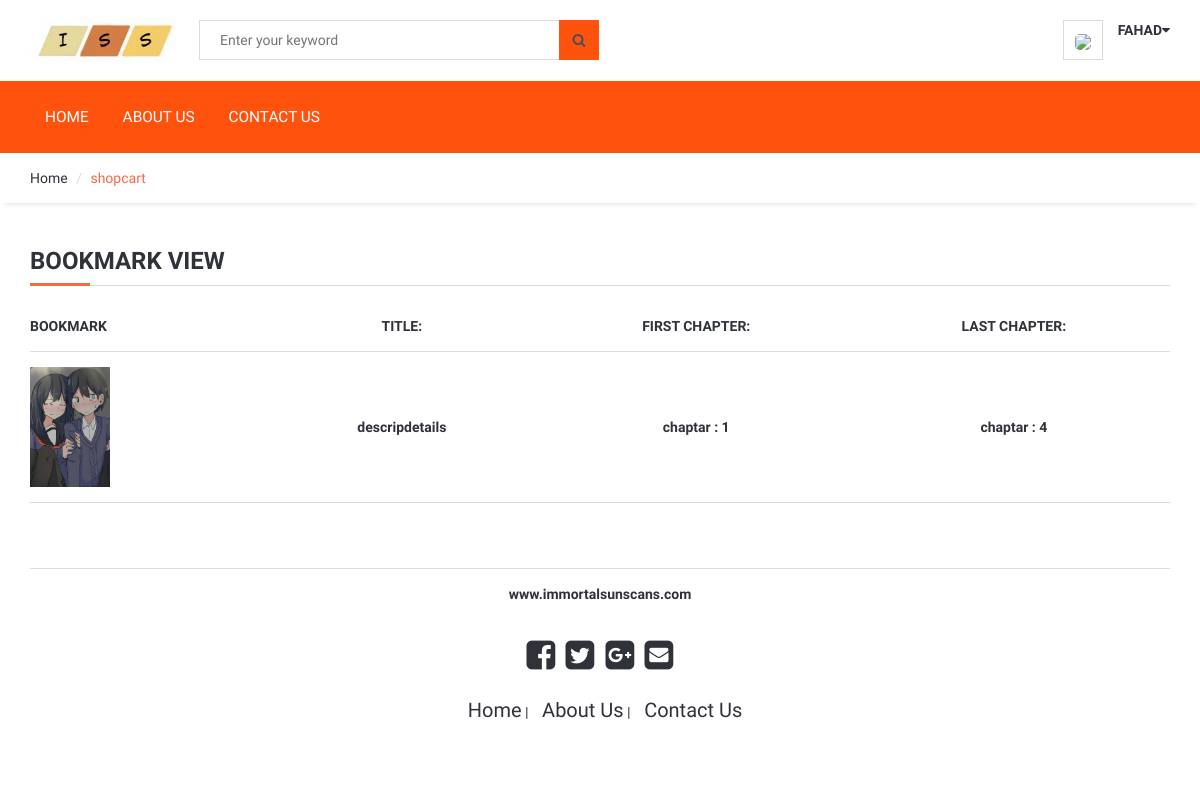
/favourites (signed in), run on the app's committed database.
### product/models.py (models this page shows, shortened)
class Product(models.Model):
    author = models.CharField(max_length=200)
    title = models.CharField(max_length=150)
    alternative = models.CharField(max_length=300)
    genres = models.CharField(max_length=200, blank=True, null=True)
    status = models.CharField(max_length=200, blank=True, null=True)
    image = models.ImageField(upload_to='images/', null=False)
    detail = RichTextUploadingField()
    slug = models.SlugField(null=False, unique=True)
    create_at = models.DateTimeField(auto_now_add=True)
    update_at = models.DateTimeField(auto_now=True)
    favourite = models.ManyToManyField(User, related_name='favourite', blank=True)
    def image_tag(self):
        return mark_safe('<img src="{}" height="50"/>'.format(self.image.url))
    image_tag.short_description = 'Image'

class Chapter(models.Model):
    books = models.ForeignKey(Product, on_delete=models.CASCADE)
    name = models.CharField(max_length=80)
    chapter_number = models.IntegerField(default=0)
    views = models.IntegerField(default=0)

### home/views.py (the view)
# urls.py: path('favourites', views.post_favourite_list, name="post_favourite_list"),
def post_favourite_list(request):
    user = request.user
    favourite_posts = user.favourite.all()
    context = {
        'favourite_posts': favourite_posts,
    }
    return render(request, 'post_favourite_list.html', context)

### home/templates/post_favourite_list.html (shortened to what this page needs)
{% extends 'homebase.html' %}
{% block sidebar %} {% include 'sidebar.html' %} {% endblock %}
{% block body %}
	<div id="breadcrumb">
		<div class="container">
			<ul class="breadcrumb">
				<li><a href="/">Home</a></li>
				<li class="active">shopcart</li>
			</ul>
		</div>
	</div>
	<div class="section">
		<div class="container">
			<div class="row">
				<div class="col-md-12">
						<div class="order-summary clearfix">
							<div class="section-title">
								<h3 class="title">Bookmark view</h3>
							</div>
							<table class="shopping-cart-table table">
								<thead>
									<tr>
										<th>Bookmark</th>
										<th class="text-center">Title:</th>
										<th class="text-center">First Chapter:</th>
										<th class="text-center">Last Chapter:</th>
									</tr>
								</thead>
								<tbody>
								{% for rs in favourite_posts %}
									<tr>
										<td class="thumb"><img src="{{rs.image.url}}" alt=""></td>
                                        <td class="qty text-center"><a href="/product/{{rs.id}}/{{rs.slug}}"><b>{{rs.title}}</b></a></td>
                                        <td class="qty text-center"><a href="/chapter/{{ rs.chapter_number }}"><b>{{rs.chapter_set.first.name}}</b></a></td>
                                        <td class="qty text-center"><strong><b>{{rs.chapter_set.last.name}}</b></strong></td>
									</tr>
						        {% endfor %}
								</tbody>
							</table>
						</div>
					</div>
			</div>
		</div>
	</div>
{% endblock %}

### home/templates/header.html (shortened to what this page needs)
{% load static %}
	<header>
		<div id="header">
			<div class="container">
				<div class="pull-left">
					<div class="header-logo">
						<a class="logo" href="/">
							<img src="{% static './img/logo2.jpg' %}" alt="">
						</a>
					</div>
					<div class="header-search">
						<form action="/search/" method="post">
							<input id="query" name="query" class="input search-input" type="text" placeholder="Enter your keyword">
							<button class="search-btn" style="background:#FF530D;"><i class="fa fa-search"></i></button>
						</form>
					</div>
				</div>
				<div class="pull-right">
					<ul class="header-btns">
						<li class="header-account dropdown default-dropdown">
							{% if user.id is not None  %}
								<div class="dropdown-toggle" role="button" data-toggle="dropdown" aria-expanded="true">
									<div class="header-btns-icon">
										 <img src="{{ request.session.userimage }}" style="height: 40px; border-radius: 30%">
									</div>
									<strong class="text-uppercase">{{user.first_name}}<i class="fa fa-caret-down"></i></strong>
								</div>
							{% else %}
							<a href="/login" class="text-uppercase"><b><img src="{% static './img/login.png' %}" alt="" style="height:20px; margin-right: 7px;;">Login</b></a> <img src="{% static './img/signup.png' %}" alt="" style="height:20px; margin-right: 7px;;"><a href="/signup" class="text-uppercase"><b>Signup</b></a>
							{% endif %}
						</li>
					</ul>
				</div>
			</div>
		</div>
	</header>

### home/static/css/style.css (style rules this page uses)
body { font-family: 'Hind', sans-serif; color: #4A4E5A; overflow-x: hidden; }
h1, h2, h3, h4, h5, h6 { color: #30323A; margin: 0 0 10px; font-weight: 700; }
a { color: #30323A; -webkit-transition: 0.3s color; transition: 0.3s color; }
strong { color: #30323A; }
ul, ol { margin: 0; padding: 0; list-style: none }
.input { width: 100%; height: 40px; padding: 0px 15px; border: none; background-color: transparent; -webkit-box-shadow: 0px 0px 0px 1px #DADADA inset, 0px 0px 0px 5px transparent; box-shadow: 0px 0px 0px 1px #DADADA inset, 0px 0px 0px 5px transparent; -webkit-transition: 0.3s all; transition: 0.3s all; }
.section { padding-top: 30px; padding-bottom: 30px; }
.section-title { position: relative; margin-bottom: 15px; margin-top: 15px; border-bottom: 1px solid #DADADA; }
.section-title .title { display: inline-block; text-transform: uppercase; }
.section-title:after { content: ""; position: absolute; left: 0; bottom: -1.5px; height: 3px; width: 60px; background-color: #F8694A; }
#breadcrumb { -webkit-box-shadow: 0px 6px 6px -6px rgba(0, 0, 0, 0.175); box-shadow: 0px 6px 6px -6px rgba(0, 0, 0, 0.175); }
.breadcrumb { background-color: transparent; border: none; border-radius: 0px; padding: 15px 0px; margin: 0; }
.breadcrumb>.active { color: #F8694A; }
.breadcrumb>li+li:before { color: #DADADA; }
#header { padding-top: 15px; padding-bottom: 15px; }
.header-logo { display: inline-block; margin-right: 15px; }
.header-logo .logo>img { width: 100%; max-height: 70px; }
.header-search { display: inline-block; padding: 15px 0px; max-width: 400px; }
.header-search>form { position: relative; }
.header-search>form .search-input { padding-left: 150px; padding-right: 45px; }
.header-search>form .search-btn { position: absolute; top: 0px; right: 0px; width: 40px; height: 40px; background-color: transparent; border: none; }
.header-btns>li { display: inline-block; vertical-align: top; padding: 15px 0px; }
.header-btns>li .header-btns-icon { position: relative; float: left; margin-right: 15px; width: 40px; height: 40px; line-height: 40px; text-align: center; color: #30323A; background-color: #FFF; border: 1px solid #DADADA; }
.header-btns .dropdown-toggle { display: block; cursor: pointer; }
.shopping-cart-table>tbody>tr>td, .shopping-cart-table>tbody>tr>th, .shopping-cart-table>tfoot>tr>td, .shopping-cart-table>tfoot>tr>th, .shopping-cart-table>thead>tr>td, .shopping-cart-table>thead>tr>th { padding: 15px 0px; vertical-align: middle; border-top: 1px solid #DADADA; }
.shopping-cart-table>thead>tr>th { color: #30323A; text-transform: uppercase; border-bottom: 1px solid #DADADA; }
.shopping-cart-table>tbody>tr:last-child>td { border-bottom: 1px solid #DADADA; }
.shopping-cart-table>tbody>tr>.thumb>img { width: 60px; }

### home/templates/header.html (style rules this page uses)
.header-search>form .search-input { padding-left: 21px; padding-right: 250px; }
#header { padding-top: 5px; padding-bottom: 5px; }

### home/templates/post_favourite_list.html (style rules this page uses)
.shopping-cart-table>tbody>tr>.thumb>img { width: 80px; }

### data on the page
Product: image (picture), title "descripdetails", chapter_set.first.name "chaptar : 1", chapter_set.last.name "chaptar : 4"

### other printed values
{{ user.first_name }} "FAHAD"
